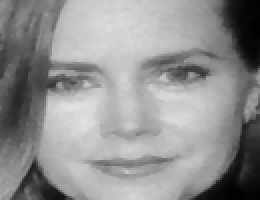
#> input picture live-face-recog/datasets/amy-adams/1.png, 130 x 100 px, found by its file name (shown 2 times larger)
$ python trainer.py
#> lines starting #> are read from the running program, lines starting #| are printed output that depends on the picture; after the words box and inside, x2 and y2 are one past the last pixel; in counts of white or black regions, pixels touching at a corner belong together
# It helps in identifying the faces
import cv2, sys, numpy, os
size = 4
haar_file = 'cascade-file/haarcascade_frontalface_default.xml'
datasets = 'live-face-recog/datasets'

# Part 1: Create fisherRecognizer
print('Recognizing Face Please Be in sufficient Lights...')

# Create a list of images and a list of corresponding names
(images, labels, names, id) = ([], [], {}, 0)
for (subdirs, dirs, files) in os.walk(datasets):
	for subdir in dirs:
		names[id] = subdir
		subjectpath = os.path.join(datasets, subdir)
		for filename in os.listdir(subjectpath):
			path = subjectpath + '/' + filename
			label = id
			images.append(cv2.imread(path, 0))
			labels.append(int(label))
		id += 1
#> id = 1
(width, height) = (130, 100)

# Create a Numpy array from the two lists above
(images, labels) = [numpy.array(lis) for lis in [images, labels]]

# OpenCV trains a model from the images
# NOTE FOR OpenCV2: remove '.face'
model = cv2.face.LBPHFaceRecognizer_create()
model.train(images, labels)

# Part 2: Use fisherRecognizer on camera stream
face_cascade = cv2.CascadeClassifier(haar_file)
webcam = cv2.VideoCapture(0)
while True:
	(_, im) = webcam.read()
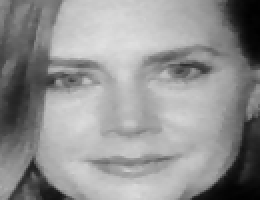
#> input picture live-face-recog/datasets/amy-adams/12.png, 130 x 100 px, given in place of the camera (shown 2 times larger)
#> im is the input picture: shape (100, 130, 3); min 1, max 224, mean 145.9
	gray = cv2.cvtColor(im, cv2.COLOR_BGR2GRAY)
	faces = face_cascade.detectMultiScale(gray, 1.3, 5)
	for (x, y, w, h) in faces:
		cv2.rectangle(im, (x, y), (x + w, y + h), (255, 0, 0), 2)
		face = gray[y:y + h, x:x + w]
		face_resize = cv2.resize(face, (width, height))
		# Try to recognize the face
		prediction = model.predict(face_resize)
		cv2.rectangle(im, (x, y), (x + w, y + h), (0, 255, 0), 3)

		if prediction[1]<500:

		    cv2.putText(im, '% s - %.0f' %(names[prediction[0]], prediction[1]), (x-10, y-10), cv2.FONT_HERSHEY_PLAIN, 1, (0, 255, 0))
		else:
		    cv2.putText(im, 'not recognized', (x-10, y-10), cv2.FONT_HERSHEY_PLAIN, 1, (0, 255, 0))
#> this loop made 1 pass
#> pass 1, `face = gray[y:y + h, x:x + w]`:
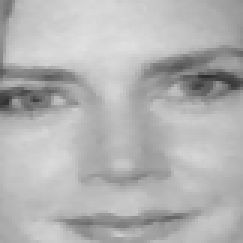
#> face: shape (81, 81) (shown 3 times larger); min 46, max 224, mean 178.7
#> pass 1, `face_resize = cv2.resize(face, (width, height))`:
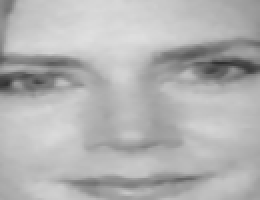
#> face_resize: shape (100, 130) (shown 2 times larger); min 47, max 223, mean 178.6
#> after the loop:
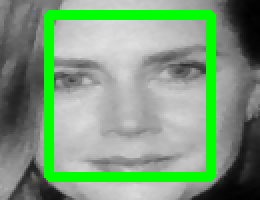
#> im: shape (100, 130, 3) (shown 2 times larger); 12.37% of pixels changed, all inside (x1, y1, x2, y2) = (22, 5, 108, 91)

	cv2.imshow('OpenCV', im)

	key = cv2.waitKey(10)
#> (key Esc is pressed here)
	if key == 27:
		break
